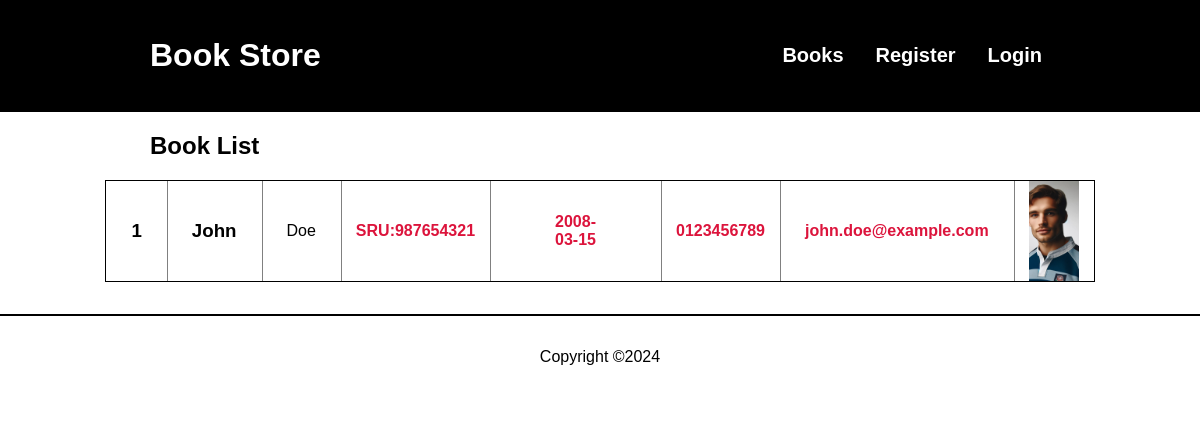
The page /junior-list.php on the database as committed earlier.
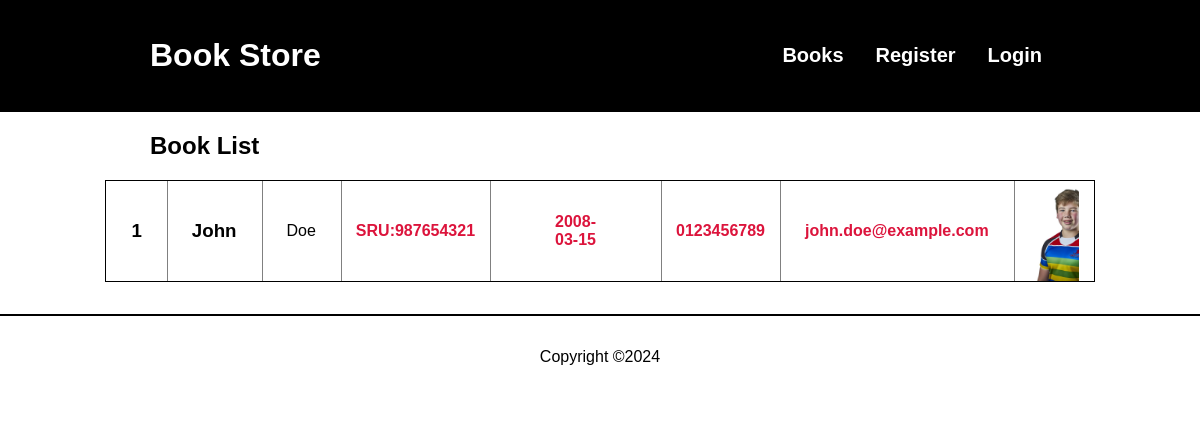
The same page on the database as committed later.
### tables this page shows
CREATE TABLE juniors(
junior_id INT PRIMARY KEY AUTO_INCREMENT NOT NULL,
address_id INT NOT NULL,
user_id INT,
first_name  varchar(32) NOT NULL,
last_name  varchar(32) NOT NULL,
dob DATE,
sru_no  INT NOT NULL,
contact_no  varchar(40) NOT NULL,
mobile_no  varchar(40),
email_address varchar(45),
health_issues TEXT,
filename VARCHAR(64),
FOREIGN KEY (address_id) REFERENCES addresses (address_id),
FOREIGN KEY (user_id) REFERENCES users (user_id)
);

### classes/junior.php (called while the page is built, shortened)
<?php
require_once("classes/utils.php");
class Junior
{
  public static function getAllJuniors()
  {
    $conn = Connection::connect();
    $stmt = $conn->prepare(SQL::$getAllJuniors);
    $stmt->execute();
    $juniors = $stmt->fetchAll();
    return $juniors;
  }
}

### classes/utils.php (called while the page is built, shortened)
<?php
class Utils {
  public static function escape($input) {
    return trim(htmlspecialchars($input));
  }
}

### components/junior-card.php (the view)
<a class="book-card" href="junior-page.php?id=<?php echo $junior_id; ?>">
  <div class="id-container card-container">
      <h3><?php echo $junior_id; ?></h3>
  </div>
  <div class="firstN-container card-container">
      <h3><?php echo $firstName; ?></h3>
  </div>
  <div class="lastN-container card-container">
      <p><?php echo $lastName; ?></p>
  </div>
  <div class="sru-container card-container">
      <p class="book-price">SRU:<?php echo $sruNumber; ?></p>
  </div>
  <div class="dob-container card-container">
      <p class="book-price"><?php echo $dob; ?></p>
  </div>
  <div class="contactNo-container card-container">
      <p class="book-price"><?php echo $contactNumber; ?></p>
  </div>
  <div class="email-container card-container">
      <p class="book-price"><?php echo $emailAddress; ?></p>
  </div>
  <div class="pfp-container card-container">
    <img src="images/<?php echo $filename; ?>" alt="Cover for <?php echo $firstName; ?>" class="book-image">
 </div>
</a>

### classes/components.php (shortened to what this page needs)
<?php
class Components {
  public static function pageHeader($pageTitle, $stylesheets, $scripts) {
    require("components/header.php");
  }
  public static function pageFooter() {
    require("components/footer.php");
  }
  public static function allJuniors($juniors)
  {
    if (!empty($juniors)) {
      foreach ($juniors as $junior) {
        $junior_id = Utils::escape($junior["junior_id"]);
        $firstName = Utils::escape($junior["first_name"]);
        $lastName = Utils::escape($junior["last_name"]);
        $dob = Utils::escape($junior["dob"]);
        $sruNumber = Utils::escape($junior["sru_no"]);
        $contactNumber = Utils::escape($junior["contact_no"]);
        $emailAddress = Utils::escape($junior["email_address"]);
        $filename = Utils::escape($junior["filename"]);
        require("components/junior-card.php");
      }
    } else {
      require("components/no-books-found.php");
    }
  }
}

Rows that differ between the two databases and show on the page:
changed juniors "John": filename: a different picture
